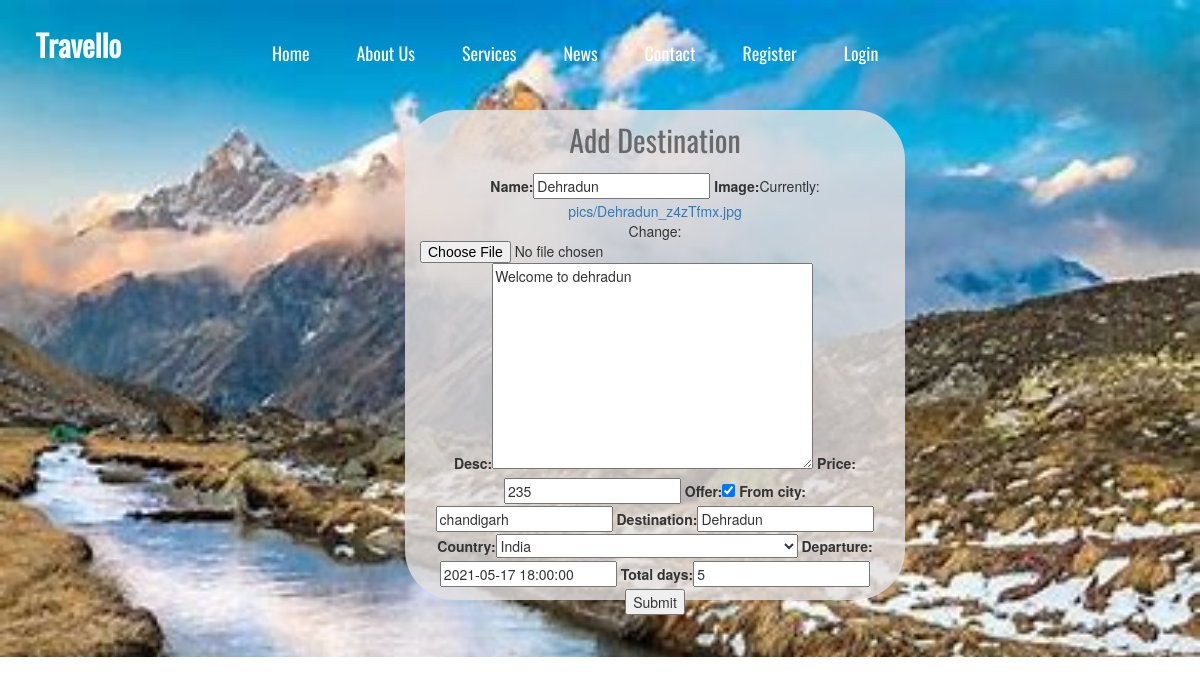
The app's page /update/5/ with its own data.
### travello/models.py (models this page shows)
class Destination(models.Model):
    name = models.CharField(max_length=200)
    image = models.ImageField(upload_to='pics')
    desc = models.TextField()
    price = models.IntegerField()
    offer = models.BooleanField(default=False)
    from_city = models.CharField(max_length=200, null=True, blank=True )
    destination = models.CharField(max_length=200, null=True, blank=True)
    country = CountryField(null=True, blank=True)
    departure = models.DateTimeField(null=True, blank=True)
    total_days = models.IntegerField( null=True, blank=True)

### travello/views.py (the view)
# urls.py: path('update/<str:pk>/',views.update_profile, name="update"),
def update_profile(request,pk):
    dests=Destination.objects.get(id=pk)
    form = operationsForm(instance=dests)
    if request.method == "POST":
        form = operationsForm(request.POST,instance=dests)
        if form.is_valid():
            form.save()
        return redirect('/')
    context={'form':form}
    return render(request, 'itravel/destination_form.html',context)

### travello/forms.py
class operationsForm(ModelForm):
    class Meta:
        model = Destination
        fields = '__all__'

### templates/itravel/destination_form.html (shortened to what this page needs)
<!DOCTYPE html>
<html lang="en">
{% load static %}
<head>
    <link rel="stylesheet" href={% static "bootstrap-3.3.7-dist/css/bootstrap.min.css" %}>
    <link href="https://lex.infosysapps.com/authoring/content-store/content-store/Infosys/Infosys_Ltd/Public/lex_auth_01288538709749760066/web-hosted/assets/https://maxcdn.bootstrapcdn.com/font-awesome/4.6.3/css/font-awesome.min.css" rel="stylesheet">
    <link rel="stylesheet" href={% static "css/register.css" %}>
</head>
<body>
    <div class="header">
        <div class="navbar" id="navb" align="center">
            <div class="container-fluid">
                <div class="navbar-header">
                    <div class="navbar-brand">
                        Travello
                    </div>
                </div>
                <div class="collapse navbar-collapse" id="myNav">
                    <ul class="nav navbar-nav myNav">
                        <a style="color:white;" href="{% url 'home' %}"><li class="underline">Home</li></a>
                        <a style="color:white;" href=""><li class="underline">About Us</li></a>
                        <a style="color:white;" href=""><li class="underline">Services</li></a>
                        <a style="color:white;" href=""><li class="underline">News</li></a>
                        <a style="color:white;" href=""><li class="underline">Contact</li></a>
                        {% if user.is_authenticated %}
                            <a style="color:white;"><li class="underline">{{user.first_name}}</li></a>
                            <a style="color:white;" href="{% url 'logout' %}"><li class="underline">Logout</li></a>
                        {% else %}
                            <a style="color:white;" href="{% url 'register' %}"><li class="underline">Register</li></a>
                            <a style="color:white;" href="{% url 'login_page' %}"><li class="underline">Login</li></a>
                        {% endif %}
                    </ul>
                </div>
            </div>
        </div>
        <div class="container">
            <div class="row myBox" >
                <div class="col-md-8 col-md-offset-2">
                    <div class="innerBox" >
                        <div class="row">
                            <div class="col-md-10 secondCol centre" style="opacity:100%;border-radius:50px;margin-left: 25%;width:500px;">
                                <div class="formHead">Add Destination</div>
                                <form method=POST action='' enctype="multipart/form-data">
                                {{form}}
                                <input type="submit" name="submit">
                                </form>
                            </div>
                        </div>
                    </div>
                </div>
            </div>
        </div>
    </div>
</body>
</html>

### static/css/register.css (style rules this page uses)
.header { width: 100%; height:657px; background-image: url(../images/home_page.jpg); background-size: cover; }
#navb { z-index:9999; }
.navbar { width:100%; padding: 20px; position: fixed; transition: 0.5s; border-radius: 0px; }
.navbar div { color: white; font-size:30px; font-weight: 700; font-family:'myFont', sans-serif; }
.underline { position:relative; text-decoration:none; display:inline-block; }
.underline:after { display:block; content: ''; border-bottom: solid 2px rgba(255,255,255,0.8); transform: scaleX(0); transition: transform 250ms ease-in-out; transform-origin:50% }
ul { width:80%; margin:0 auto; padding: 0px; }
ul li { list-style: none; display:inline-block; padding: 20px 20px; color: white; font-size: 18px; font-family:'myFont', sans-serif; cursor: pointer; font-weight: 400; }
.myBox { margin-top: 110px; }
.innerBox { text-align: center; }
.secondCol { background-color: rgba(229, 226, 226,0.8); height: 490px; }
.formHead { font-family: 'myFont',sans-serif; font-size:30px; padding: 10px; color: rgba(65, 64, 64, 0.726); }

### records on screen
Destination: name "Dehradun", desc "Welcome to dehradun", price "235", offer "☑", from_city "chandigarh", destination "Dehradun", country "India", departure "2021-05-17 18:00:00", total_days "5"
